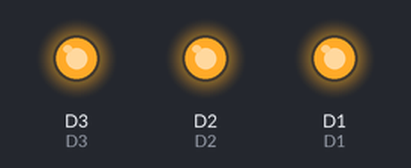
Bench run of a sketch on a simulated ESP8266 (Wemos D1 mini). Parts: output pins drawn as LEDs (lit = HIGH). Pins used as bus, display or sensor lines are not drawn.

Above: at 0.2 s.
At 1.2 s:
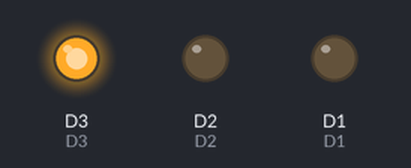
At 3.2 s:
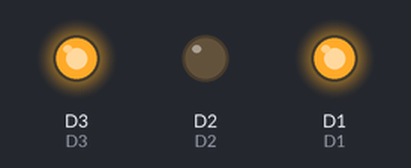
At 4.2 s:
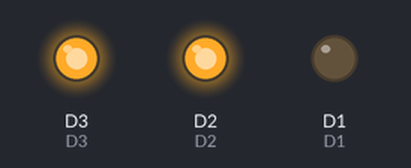
At 6.2 s:
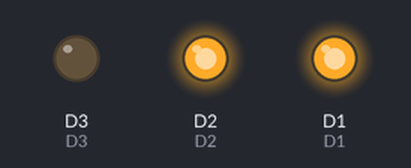
At 12.7 s:
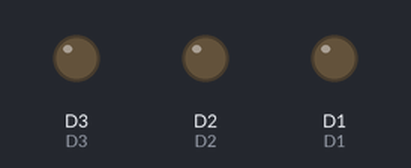
Timing chart, 0 to 13.0 s (numbered marks = the images above):
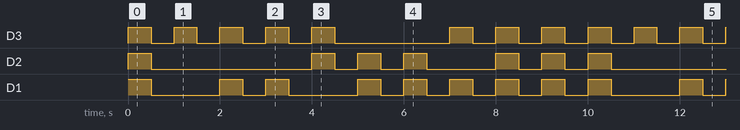

The sketch:

Numbers.ino
```cpp
#define D1 5
#define D2 4
#define D3 0
#define D4 2
#define D5 14
#define D6 12
#define D7 13

void setup() {
  // put your setup code here, to run once:
   pinMode(D1, OUTPUT);
   pinMode(D2, OUTPUT);
   pinMode(D3, OUTPUT);
   pinMode(D4, OUTPUT);
   pinMode(D5, OUTPUT);
   pinMode(D6, OUTPUT);
   pinMode(D7, OUTPUT);
}

void loop() {
  // put your main code here, to run repeatedly:
   digitalWrite(D1, HIGH);
   digitalWrite(D2, HIGH);
   digitalWrite(D3, HIGH);
   digitalWrite(D5, HIGH);
   digitalWrite(D6, HIGH);
   digitalWrite(D7, HIGH);
   delay(500);
   digitalWrite(D1, LOW);
   digitalWrite(D2, LOW);
   digitalWrite(D3, LOW);
   digitalWrite(D5, LOW);
   digitalWrite(D6, LOW);
   digitalWrite(D7, LOW);
   delay(500);
   digitalWrite(D3, HIGH);
   digitalWrite(D6, HIGH);
   delay(500);
   digitalWrite(D3, LOW);
   digitalWrite(D6, LOW);
   delay(500);
   digitalWrite(D1, HIGH);
   digitalWrite(D3, HIGH);
   digitalWrite(D4, HIGH);
   digitalWrite(D5, HIGH);
   digitalWrite(D7, HIGH);
   delay(500);
   digitalWrite(D1, LOW);
   digitalWrite(D3, LOW);
   digitalWrite(D4, LOW);
   digitalWrite(D5, LOW);
   digitalWrite(D7, LOW);
   delay(500);
   digitalWrite(D1, HIGH);
   digitalWrite(D3, HIGH);
   digitalWrite(D4, HIGH);
   digitalWrite(D6, HIGH);
   digitalWrite(D7, HIGH);
   delay(500);
   digitalWrite(D1, LOW);
   digitalWrite(D3, LOW);
   digitalWrite(D4, LOW);
   digitalWrite(D6, LOW);
   digitalWrite(D7, LOW);
   delay(500);
   digitalWrite(D2, HIGH);
   digitalWrite(D3, HIGH);
   digitalWrite(D4, HIGH);
   digitalWrite(D6, HIGH);
   delay(500);
   digitalWrite(D2, LOW);
   digitalWrite(D3, LOW);
   digitalWrite(D4, LOW);
   digitalWrite(D6, LOW);
   delay(500);
   digitalWrite(D1, HIGH);
   digitalWrite(D2, HIGH);
   digitalWrite(D4, HIGH);
   digitalWrite(D6, HIGH);
   digitalWrite(D7, HIGH);
   delay(500);
   digitalWrite(D1, LOW);
   digitalWrite(D2, LOW);
   digitalWrite(D4, LOW);
   digitalWrite(D6, LOW);
   digitalWrite(D7, LOW);
   delay(500);
   digitalWrite(D1, HIGH);
   digitalWrite(D2, HIGH);
   digitalWrite(D5, HIGH);
   digitalWrite(D7, HIGH);
   digitalWrite(D6, HIGH);
   digitalWrite(D4, HIGH);
   delay(500);
   digitalWrite(D1, LOW);
   digitalWrite(D2, LOW);
   digitalWrite(D5, LOW);
   digitalWrite(D7, LOW);
   digitalWrite(D6, LOW);
   digitalWrite(D4, LOW);
   delay(500);
   digitalWrite(D1, HIGH);
   digitalWrite(D3, HIGH);
   digitalWrite(D6, HIGH);
   delay(500);
   digitalWrite(D1, LOW);
   digitalWrite(D3, LOW);
   digitalWrite(D6, LOW);
   delay(500);
   digitalWrite(D1, HIGH);
   digitalWrite(D2, HIGH);
   digitalWrite(D3, HIGH);
   digitalWrite(D4, HIGH);
   digitalWrite(D5, HIGH);
   digitalWrite(D6, HIGH);
   digitalWrite(D7, HIGH);
   delay(500);
   digitalWrite(D1, LOW);
   digitalWrite(D2, LOW);
   digitalWrite(D3, LOW);
   digitalWrite(D4, LOW);
   digitalWrite(D5, LOW);
   digitalWrite(D6, LOW);
   digitalWrite(D7, LOW);
   delay(500);
   digitalWrite(D1, HIGH);
   digitalWrite(D2, HIGH);
   digitalWrite(D3, HIGH);
   digitalWrite(D4, HIGH);
   digitalWrite(D6, HIGH);
   delay(500);
   digitalWrite(D1, LOW);
   digitalWrite(D2, LOW);
   digitalWrite(D3, LOW);
   digitalWrite(D4, LOW);
   digitalWrite(D6, LOW);
   delay(500);
}
```

Measured:
- by itself, D3: repeats every 10.0 s: 4 × (LOW 0.50 s, HIGH 0.50 s), LOW 2.5 s, 3 × (HIGH 0.50 s, LOW 0.50 s), HIGH 0.50 s
- by itself, D2: repeats every 10.0 s: LOW 3.5 s, 2 × (HIGH 0.50 s, LOW 0.50 s), HIGH 0.50 s, LOW 1.5 s, 2 × (HIGH 0.50 s, LOW 0.50 s), HIGH 0.50 s
- by itself, D1: repeats every 10.0 s: LOW 1.5 s, HIGH 0.50 s, LOW 0.50 s, HIGH 0.50 s, LOW 1.5 s, 5 × (HIGH 0.50 s, LOW 0.50 s), HIGH 0.50 s
